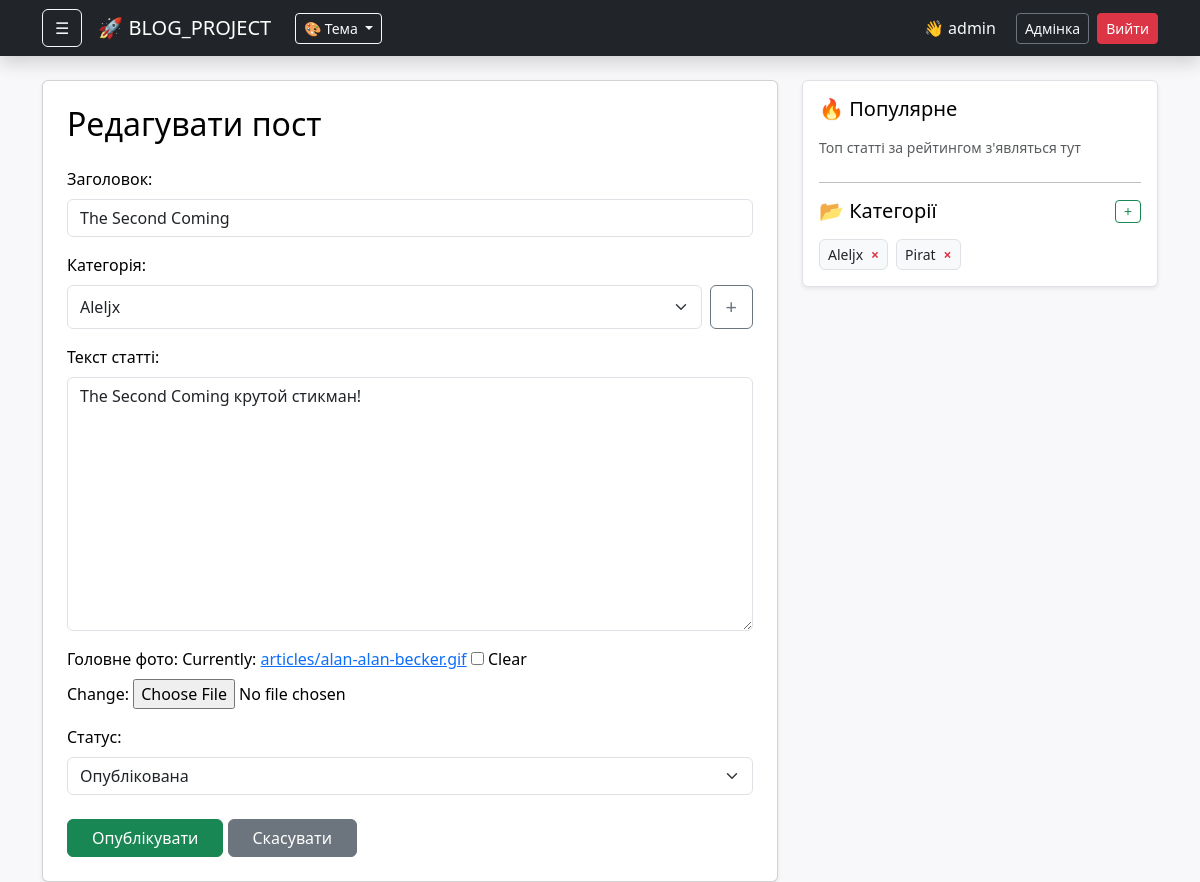
The app's page /article/4/edit/ (signed in) with its own data.
### main/models.py (models this page shows, shortened)
class Article(models.Model):
    STATUS_CHOICES = [
        ('draft', 'Чернетка'),
        ('published', 'Опублікована'),
    ]
    author = models.ForeignKey(User, on_delete=models.CASCADE, verbose_name="Автор")
    category = models.ForeignKey(Category, on_delete=models.SET_NULL, null=True, verbose_name="Категорія")
    tags = models.ManyToManyField(Tag, blank=True, verbose_name="Теги")
    title = models.CharField(max_length=200, verbose_name="Заголовок")
    text = models.TextField(verbose_name="Текст статті")
    image = models.ImageField(upload_to='articles/', blank=True, null=True, verbose_name="Головне фото")
    video = models.FileField(upload_to='videos/', blank=True, null=True, verbose_name="Відео (необов'язково)")
    created_at = models.DateTimeField(auto_now_add=True, verbose_name="Дата створення")
    updated_at = models.DateTimeField(auto_now=True, verbose_name="Дата оновлення")
    status = models.CharField(max_length=10, choices=STATUS_CHOICES, default='draft', verbose_name="Статус")
    class Meta:
        verbose_name = "Стаття"
        verbose_name_plural = "Статті"
        ordering = ['-created_at'] #Створення: нові зверху

class Category(models.Model):
    name = models.CharField(max_length=100, verbose_name="Назва категорії")
    image = models.ImageField(upload_to='categories/', null=True, blank=True, verbose_name="Зображення")
    class Meta:
        verbose_name = "Категорія"
        verbose_name_plural = "Категорії"
    def __str__(self):
        return self.name

### main/views.py (the view)
# urls.py: path('article/<int:pk>/edit/', views.article_edit, name='article_edit'),
def article_edit(request, pk):
    article = get_object_or_404(Article, pk=pk)
    if article.author != request.user and not request.user.is_staff:
        messages.error(request, "Ви можете редагувати лише власні статті!")
        return redirect('article_detail', pk=pk)
    if request.method == 'POST':
        form = ArticleForm(request.POST, request.FILES, instance=article)
        if form.is_valid():
            form.save()
            messages.success(request, "Статтю успішно оновлено!")
            return redirect('article_detail', pk=pk)
    else:
        form = ArticleForm(instance=article)
    return render(request, 'main/article_form.html', {
        'form': form,
        'edit_mode': True,
        'article': article
    })

### main/forms.py
class ArticleForm(forms.ModelForm):
    class Meta:
        model = Article
        fields = ['title', 'category', 'text', 'image', 'status']
        widgets = {
            'title': forms.TextInput(attrs={'class': 'form-control', 'placeholder': 'Заголовок статті'}),
            'category': forms.Select(attrs={'class': 'form-select'}),
            'text': forms.Textarea(attrs={'class': 'form-control', 'rows': 10, 'placeholder': 'Текст вашої статті...'}),
            'status': forms.Select(attrs={'class': 'form-select'}),
        }

### main/context_processors.py (called while the page is built)
def categories_processor(request):
    return {
        'categories': Category.objects.all()
    }

### templates/main/article_form.html (shortened to what this page needs)
{% extends 'main/base.html' %}
{% block content %}
<div class="card shadow-sm p-4">
    <h2>{% if edit_mode %}Редагувати пост{% else %}Створити новий пост{% endif %}</h2>
    <form method="POST" enctype="multipart/form-data" class="mt-3">
        <div class="mb-3">
            <label class="form-label">Заголовок:</label>
            {{ form.title }}
        </div>
        <div class="mb-3">
            <label class="form-label">Категорія:</label>
            <div class="d-flex gap-2">
                {{ form.category }}
                <a href="{% url 'category_create' %}" class="btn btn-outline-secondary d-flex align-items-center justify-content-center" style="width: 45px;" title="Додати нову категорію">
                    <span style="font-size: 20px;">+</span>
                </a>
            </div>
        </div>
        <div class="mb-3">
            <label class="form-label">Текст статті:</label>
            {{ form.text }}
        </div>
        <div class="mb-3">
            <label class="form-label">Головне фото:</label>
            {{ form.image }}
        </div>
        <div class="mb-3">
            <label class="form-label">Статус:</label>
            {{ form.status }}
        </div>
        <div class="mt-4">
            <button type="submit" class="btn btn-success px-4">Опублікувати</button>
            <a href="{% url 'index' %}" class="btn btn-secondary px-4">Скасувати</a>
        </div>
    </form>
</div>
{% endblock %}

### templates/main/base.html (shortened to what this page needs)
<!DOCTYPE html>
<html lang="uk">
<head>
    <link href="https://cdn.jsdelivr.net/npm/bootstrap@5.3.0/dist/css/bootstrap.min.css" rel="stylesheet">
</head>
<body>
    <nav class="navbar navbar-expand-lg navbar-dark bg-dark mb-4 shadow">
        <div class="container">
            <div class="d-flex align-items-center">
                <button class="btn btn-outline-light me-3" type="button" data-bs-toggle="offcanvas" data-bs-target="#sidebarMenu">
                    ☰
                </button>
                <a class="navbar-brand" href="{% url 'index' %}">🚀 BLOG_PROJECT</a>
                <div class="dropdown ms-2">
                    <button class="btn btn-outline-light btn-sm dropdown-toggle" type="button" data-bs-toggle="dropdown">
                        🎨 Тема
                    </button>
                </div>
            </div>
            <div class="navbar-nav ms-auto align-items-center gap-2">
                {% if user.is_authenticated %}
                    <span class="nav-link text-light me-1 small">👋 {{ user.username }}</span>
                    {% if user.is_staff %}
                        <a class="btn btn-outline-secondary btn-sm text-light" href="/admin/">Адмінка</a>
                    {% endif %}
                    <form action="{% url 'logout' %}" method="post" class="d-inline">
                        <button type="submit" class="btn btn-danger btn-sm">Вийти</button>
                    </form>
                {% else %}
                    <a class="btn btn-outline-primary btn-sm text-light" href="{% url 'login' %}">Увійти</a>
                    <a class="btn btn-primary btn-sm text-white" href="{% url 'register' %}">Реєстрація</a>
                {% endif %}
            </div>
        </div>
    </nav>
    <div class="container">
        <div class="row">
            <div class="col-md-8">
                {% block content %}{% endblock %}
            </div>
            <div class="col-md-4 d-none d-md-block">
                <div class="sidebar shadow-sm border p-3 rounded">
                    <h5 class="mb-3">🔥 Популярне</h5>
                    <p class="small text-muted mb-4">Топ статті за рейтингом з'являться тут</p>
                    <hr>
                    <div class="d-flex justify-content-between align-items-center mb-3">
                        <h5 class="mb-0">📂 Категорії</h5>
                        {% if user.is_staff %}
                             <a href="{% url 'category_create' %}" class="btn btn-sm btn-outline-success py-0 px-2">+</a>
                        {% endif %}
                    </div>
                    <div class="d-flex flex-wrap gap-2">
                        {% for cat in categories %}
                            <div class="d-flex align-items-center bg-light border rounded px-2 py-1">
                                <a href="?category={{ cat.id }}" class="text-dark text-decoration-none small">
                                    {{ cat.name }}
                                </a>
                                {% if user.is_staff %}
                                    <a href="{% url 'category_delete' cat.id %}" class="text-danger ms-2 small fw-bold" style="text-decoration:none;">×</a>
                                {% endif %}
                            </div>
                        {% endfor %}
                    </div>
                </div>
            </div>
        </div>
    </div>
</body>
</html>

### templates/main/base.html (style rules this page uses)
:root { --bg-color: #f8f8fa; --card-bg: #ffffff; --text-color: #000000; --accent-color: #0d6efd; --nav-bg: #212529; }
body { background-color: var(--bg-color); color: var(--text-color); transition: 0.3s; min-height: 100vh; }
.sidebar, .card, .offcanvas, .list-group-item { background-color: var(--card-bg) !important; color: var(--text-color) !important; }

### records on screen
Article: title "The Second Coming", category "Aleljx", text "The Second Coming крутой стикман!", status "Опублікована"
Category: name "Aleljx"
Category: name "Pirat"

### other values on screen
{{ user.username }} "admin"
